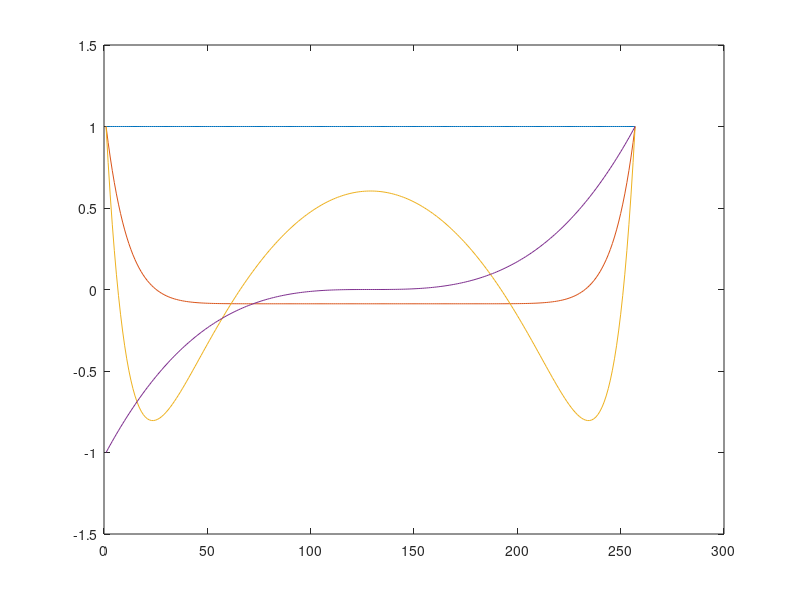

The MATLAB script that drew this image:
% experiment 1: SCRIPT: Discrete Legendre Polynomials

x = (-128:128)'/128;    %we could use linspace(-1, 1, 2^8+1)'

A = [x.^0 x.^12 x.^2 x.^3];
[Q, R] = qr(A, 0);

scale = Q(257, :);
Q = Q*diag(1 ./scale);
plot(Q)